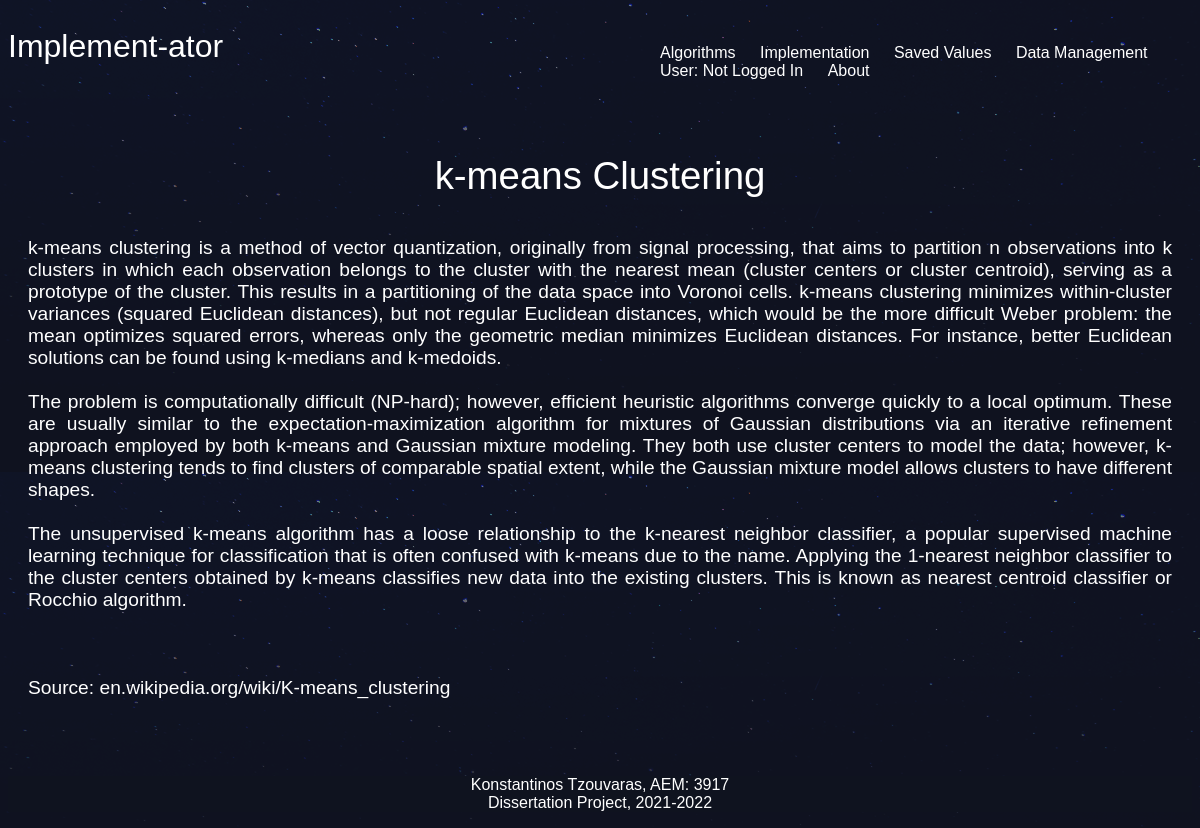
Screenshot of /algorithms/kmeans/ with the database file from the repository.
### algorithms/models.py (models this page shows, shortened)
class Algorithm(models.Model):
    title = models.CharField(max_length=100)
    slug = models.SlugField()
    info = models.TextField()

### algorithms/views.py (the view)
# urls.py: path('<slug>/', views.algorithms_detail, name = 'detail'),
def algorithms_detail(request, slug):
    algorithm = Algorithm.objects.get(slug=slug) #Look for this algorithm in the DB and store it
    return render(request, 'algorithms/algorithms_detail.html', {'algorithm': algorithm})

### algorithms/templates/algorithms/algorithms_detail.html
{% extends 'base_layout.html' %}
{% block content %}
  <div id="algorithm_detail" class="algorithm-detail">
    <h2>{{ algorithm.title }}</h2>
    <div id="algorithm_detail_algorithm" class="algorithm">
      <p>{{ algorithm.info|safe }}</p>
    </div>
  </div>
{% endblock %}

### assets/styles.css (style rules this page uses)
body { background-color: #0f121f; background-image: url(stars.png); background-repeat-y: no-repeat; color: #fff; }
body * { font-family: "Calibri", sans-serif; }
h1, h2, h3, h4, h5 { font-weight: normal; margin: 0; }
a, a:hover, a:visited { color: #fff; text-decoration: none; }
div.wrapper p { text-align: center; margin: 1px auto; font-size: 1.2em; margin-bottom: 4em; }
#algorithm_detail h2 { text-align: center; margin: 1px auto; font-size: 2.4em; margin-bottom: 1em; margin-top: 1em; }
.algorithm { padding: 10 px; position: relative; }
#algorithm_detail_algorithm p { text-align: justify; margin-left: 20px; margin-right: 20px; }

### rows the page displays
Algorithm: title "k-means Clustering", info "k-means clustering is a method of vector quantization, originally from signal processing, that aims to partition n observations into k clusters in which each observation belongs to the cluster with the nearest mean (cluster centers or cluster centroid), serving as a prototype of the cluster. This results in a partitioning of the data space into Voronoi cells. k-means clustering minimizes within-cluster variances (squared Euclidean distances), but not regular Euclidean distances, which would be the more difficult Weber problem: the mean optimizes squared errors, whereas only the geometric median minimizes Euclidean distances. For instance, better Euclidean solutions can be found using…"
